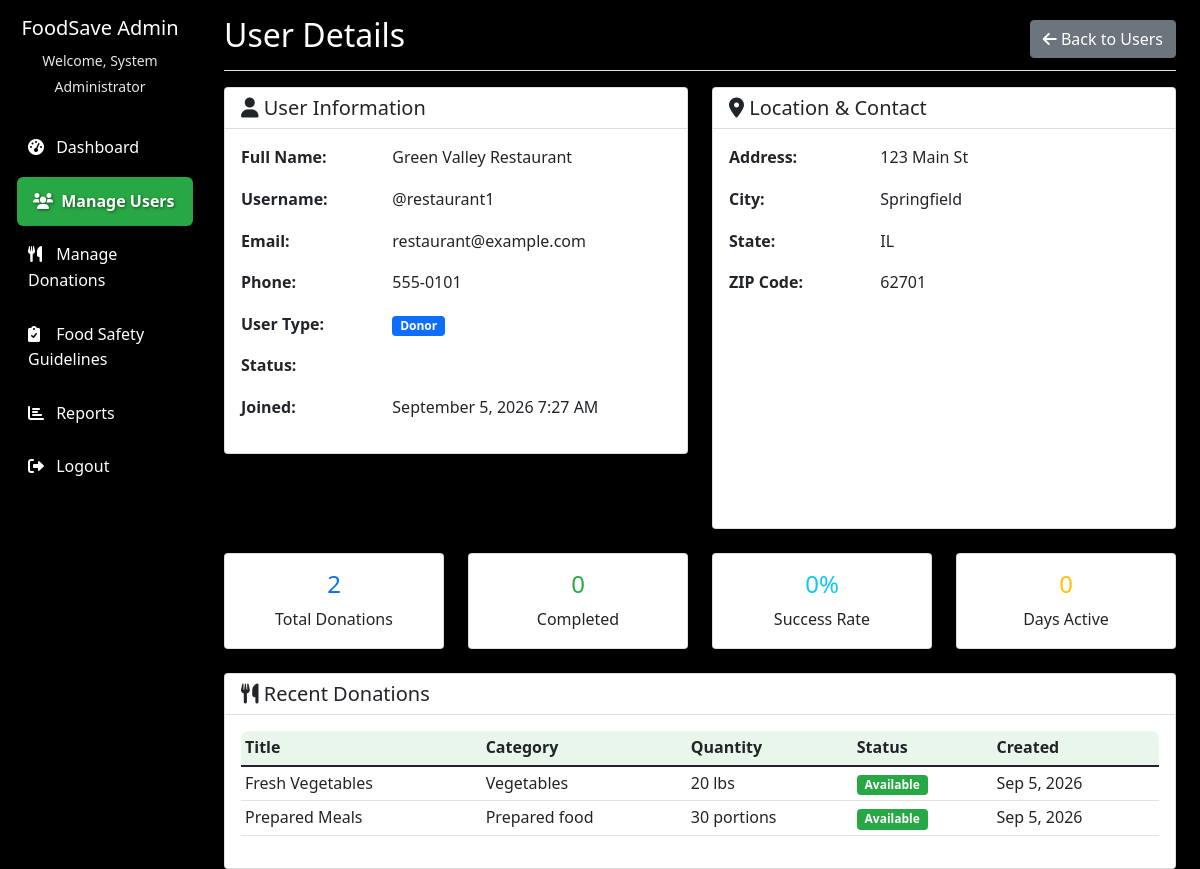
The page /admin/view_user.php?id=2 (signed in) on the database its author committed.
### tables this page shows
CREATE TABLE users (
    id INT AUTO_INCREMENT PRIMARY KEY,
    username VARCHAR(50) UNIQUE NOT NULL,
    email VARCHAR(100) UNIQUE NOT NULL,
    password VARCHAR(255) NOT NULL,
    user_type ENUM('admin', 'donor', 'ngo', 'volunteer', 'driver') NOT NULL,
    full_name VARCHAR(150) NOT NULL,
    organization_name VARCHAR(150),
    phone VARCHAR(20),
    address TEXT,
    city VARCHAR(50),
    state VARCHAR(50),
    zip_code VARCHAR(10),
    status ENUM('active', 'pending', 'inactive') DEFAULT 'pending',
    created_at TIMESTAMP DEFAULT CURRENT_TIMESTAMP,
    updated_at TIMESTAMP DEFAULT CURRENT_TIMESTAMP ON UPDATE CURRENT_TIMESTAMP
);

CREATE TABLE food_donations (
    id INT AUTO_INCREMENT PRIMARY KEY,
    donor_id INT NOT NULL,
    title VARCHAR(100) NOT NULL,
    description TEXT,
    category ENUM('vegetables', 'fruits', 'dairy', 'meat', 'grains', 'prepared_food', 'other') NOT NULL,
    quantity VARCHAR(50) NOT NULL,
    expiration_date DATE NOT NULL,
    pickup_address TEXT NOT NULL,
    pickup_city VARCHAR(50) NOT NULL,
    pickup_state VARCHAR(50) NOT NULL,
    pickup_zip VARCHAR(10) NOT NULL,
    status ENUM('available', 'pending', 'requested', 'picked_up', 'completed', 'cancelled', 'expired') DEFAULT 'available',
    created_at TIMESTAMP DEFAULT CURRENT_TIMESTAMP,
    updated_at TIMESTAMP DEFAULT CURRENT_TIMESTAMP ON UPDATE CURRENT_TIMESTAMP,
    FOREIGN KEY (donor_id) REFERENCES users(id) ON DELETE CASCADE
);

### admin/view_user.php (the view, shortened to what this page needs)
<?php
$user_id = $_GET['id'] ?? null;
try {
    $pdo = getDBConnection();
    $stmt = $pdo->prepare("
        SELECT u.*,
               COUNT(DISTINCT fd.id) as donation_count,
               COUNT(DISTINCT pr.id) as request_count,
               SUM(CASE WHEN fd.status = 'picked_up' THEN 1 ELSE 0 END) as completed_donations,
               SUM(CASE WHEN pr.status = 'completed' THEN 1 ELSE 0 END) as completed_requests
        FROM users u
        LEFT JOIN food_donations fd ON u.id = fd.donor_id
        LEFT JOIN pickup_requests pr ON u.id = pr.ngo_id
        WHERE u.id = ?
        GROUP BY u.id
    ");
    $stmt->execute([$user_id]);
    $user = $stmt->fetch(PDO::FETCH_ASSOC);
    $recent_donations = [];
    if ($user['user_type'] === 'donor') {
        $stmt = $pdo->prepare("
            SELECT * FROM food_donations
            WHERE donor_id = ?
            ORDER BY created_at DESC
            LIMIT 5
        ");
        $stmt->execute([$user_id]);
        $recent_donations = $stmt->fetchAll(PDO::FETCH_ASSOC);
    }
} catch (PDOException $e) {
    $error = 'Database error: ' . $e->getMessage();
}
?>
<!DOCTYPE html>
<html lang="en">
<head>
    <link href="https://cdn.jsdelivr.net/npm/bootstrap@5.1.3/dist/css/bootstrap.min.css" rel="stylesheet">
    <link href="https://cdnjs.cloudflare.com/ajax/libs/font-awesome/6.0.0/css/all.min.css" rel="stylesheet">
    <link href="../assets/css/style.css" rel="stylesheet">
</head>
<body>
    <div class="container-fluid">
        <div class="row">
            <nav class="col-md-3 col-lg-2 d-md-block sidebar collapse">
                <div class="position-sticky pt-3">
                    <div class="text-center mb-4">
                        <h5 class="text-white">FoodSave Admin</h5>
                        <small class="text-muted">Welcome, <?php echo $_SESSION['full_name']; ?></small>
                    </div>
                    <ul class="nav flex-column">
                        <li class="nav-item">
                            <a class="nav-link" href="dashboard.php">
                                <i class="fas fa-tachometer-alt"></i> Dashboard
                            </a>
                        </li>
                        <li class="nav-item">
                            <a class="nav-link active" href="manage_users.php">
                                <i class="fas fa-users"></i> Manage Users
                            </a>
                        </li>
                        <li class="nav-item">
                            <a class="nav-link" href="manage_donations.php">
                                <i class="fas fa-utensils"></i> Manage Donations
                            </a>
                        </li>
                        <li class="nav-item">
                            <a class="nav-link" href="guidelines.php">
                                <i class="fas fa-clipboard-check"></i> Food Safety Guidelines
                            </a>
                        </li>
                        <li class="nav-item">
                            <a class="nav-link" href="reports.php">
                                <i class="fas fa-chart-bar"></i> Reports
                            </a>
                        </li>
                        <li class="nav-item">
                            <a class="nav-link" href="logout.php">
                                <i class="fas fa-sign-out-alt"></i> Logout
                            </a>
                        </li>
                    </ul>
                </div>
            </nav>
            <main class="col-md-9 ms-sm-auto col-lg-10 px-md-4">
                <div class="d-flex justify-content-between flex-wrap flex-md-nowrap align-items-center pt-3 pb-2 mb-3 border-bottom">
                    <h1 class="h2">User Details</h1>
                    <a href="manage_users.php" class="btn btn-secondary">
                        <i class="fas fa-arrow-left"></i> Back to Users
                    </a>
                </div>
                <div class="row">
                    <div class="col-md-6">
                        <div class="card">
                            <div class="card-header">
                                <h5 class="mb-0">
                                    <i class="fas fa-user"></i> User Information
                                </h5>
                            </div>
                            <div class="card-body">
                                <div class="row mb-3">
                                    <div class="col-sm-4"><strong>Full Name:</strong></div>
                                    <div class="col-sm-8"><?php echo htmlspecialchars($user['full_name']); ?></div>
                                </div>
                                <div class="row mb-3">
                                    <div class="col-sm-4"><strong>Username:</strong></div>
                                    <div class="col-sm-8">@<?php echo htmlspecialchars($user['username']); ?></div>
                                </div>
                                <div class="row mb-3">
                                    <div class="col-sm-4"><strong>Email:</strong></div>
                                    <div class="col-sm-8"><?php echo htmlspecialchars($user['email']); ?></div>
                                </div>
                                <div class="row mb-3">
                                    <div class="col-sm-4"><strong>Phone:</strong></div>
                                    <div class="col-sm-8"><?php echo htmlspecialchars($user['phone'] ?: 'Not provided'); ?></div>
                                </div>
                                <div class="row mb-3">
                                    <div class="col-sm-4"><strong>User Type:</strong></div>
                                    <div class="col-sm-8">
                                        <span class="badge bg-<?php echo $user['user_type'] === 'donor' ? 'primary' : 'info'; ?>">
                                            <?php echo ucfirst($user['user_type']); ?>
                                        </span>
                                    </div>
                                </div>
                                <div class="row mb-3">
                                    <div class="col-sm-4"><strong>Status:</strong></div>
                                    <div class="col-sm-8">
                                        <span class="badge status-<?php echo $user['status']; ?>">
                                        </span>
                                    </div>
                                </div>
                                <div class="row mb-3">
                                    <div class="col-sm-4"><strong>Joined:</strong></div>
                                    <div class="col-sm-8"><?php echo date('F j, Y g:i A', strtotime($user['created_at'])); ?></div>
                                </div>
                            </div>
                        </div>
                    </div>
                    <div class="col-md-6">
                        <div class="card">
                            <div class="card-header">
                                <h5 class="mb-0">
                                    <i class="fas fa-map-marker-alt"></i> Location & Contact
                                </h5>
                            </div>
                            <div class="card-body">
                                <div class="row mb-3">
                                    <div class="col-sm-4"><strong>Address:</strong></div>
                                    <div class="col-sm-8"><?php echo htmlspecialchars($user['address'] ?: 'Not provided'); ?></div>
                                </div>
                                <div class="row mb-3">
                                    <div class="col-sm-4"><strong>City:</strong></div>
                                    <div class="col-sm-8"><?php echo htmlspecialchars($user['city'] ?: 'Not provided'); ?></div>
                                </div>
                                <div class="row mb-3">
                                    <div class="col-sm-4"><strong>State:</strong></div>
                                    <div class="col-sm-8"><?php echo htmlspecialchars($user['state'] ?: 'Not provided'); ?></div>
                                </div>
                                <div class="row mb-3">
                                    <div class="col-sm-4"><strong>ZIP Code:</strong></div>
                                    <div class="col-sm-8"><?php echo htmlspecialchars($user['zip_code'] ?: 'Not provided'); ?></div>
                                </div>
                                <?php if ($user['address'] && $user['city'] && $user['state']): ?>
                                <div class="mt-3">
                                    <div id="map" style="height: 200px; border-radius: 5px;"></div>
                                </div>
                                <?php endif; ?>
                            </div>
                        </div>
                    </div>
                </div>
                <div class="row mt-4">
                    <div class="col-md-3">
                        <div class="card text-center">
                            <div class="card-body">
                                <h4 class="text-primary">
                                    <?php echo $user['user_type'] === 'donor' ? $user['donation_count'] : $user['request_count']; ?>
                                </h4>
                                <p class="mb-0">
                                    <?php echo $user['user_type'] === 'donor' ? 'Total Donations' : 'Total Requests'; ?>
                                </p>
                            </div>
                        </div>
                    </div>
                    <div class="col-md-3">
                        <div class="card text-center">
                            <div class="card-body">
                                <h4 class="text-success">
                                    <?php echo $user['user_type'] === 'donor' ? $user['completed_donations'] : $user['completed_requests']; ?>
                                </h4>
                                <p class="mb-0">Completed</p>
                            </div>
                        </div>
                    </div>
                    <div class="col-md-3">
                        <div class="card text-center">
                            <div class="card-body">
                                <h4 class="text-info">
                                    <?php
                                    $success_rate = 0;
                                    $total = $user['user_type'] === 'donor' ? $user['donation_count'] : $user['request_count'];
                                    $completed = $user['user_type'] === 'donor' ? $user['completed_donations'] : $user['completed_requests'];
                                    if ($total > 0) {
                                        $success_rate = round(($completed / $total) * 100);
                                    }
                                    echo $success_rate . '%';
                                    ?>
                                </h4>
                                <p class="mb-0">Success Rate</p>
                            </div>
                        </div>
                    </div>
                    <div class="col-md-3">
                        <div class="card text-center">
                            <div class="card-body">
                                <h4 class="text-warning">
                                    <?php echo round((time() - strtotime($user['created_at'])) / (60 * 60 * 24)); ?>
                                </h4>
                                <p class="mb-0">Days Active</p>
                            </div>
                        </div>
                    </div>
                </div>
                <?php if ($user['user_type'] === 'donor' && !empty($recent_donations)): ?>
                <div class="card mt-4">
                    <div class="card-header">
                        <h5 class="mb-0">
                            <i class="fas fa-utensils"></i> Recent Donations
                        </h5>
                    </div>
                    <div class="card-body">
                        <div class="table-responsive">
                            <table class="table table-sm">
                                <thead>
                                    <tr>
                                        <th>Title</th>
                                        <th>Category</th>
                                        <th>Quantity</th>
                                        <th>Status</th>
                                        <th>Created</th>
                                    </tr>
                                </thead>
                                <tbody>
                                    <?php foreach ($recent_donations as $donation): ?>
                                    <tr>
                                        <td><?php echo htmlspecialchars($donation['title']); ?></td>
                                        <td><?php echo ucfirst(str_replace('_', ' ', $donation['category'])); ?></td>
                                        <td><?php echo htmlspecialchars($donation['quantity']); ?></td>
                                        <td>
                                            <span class="badge status-<?php echo $donation['status']; ?>">
                                                <?php echo ucfirst(str_replace('_', ' ', $donation['status'])); ?>
                                            </span>
                                        </td>
                                        <td><?php echo date('M j, Y', strtotime($donation['created_at'])); ?></td>
                                    </tr>
                                    <?php endforeach; ?>
                                </tbody>
                            </table>
                        </div>
                    </div>
                </div>
                <?php endif; ?>
            </main>
        </div>
    </div>
</body>
</html>

### rows shown on the page
users: full_name "Green Valley Restaurant", username "restaurant1", email "restaurant@example.com", phone "555-0101", user_type "Donor", created_at "September 5, 2026 7:27 AM", address "123 Main St", city "Springfield", state "IL", zip_code "62701"
food_donations: title "Fresh Vegetables", category "Vegetables", quantity "20 lbs", status "Available", created_at "Sep 5, 2026"
food_donations: title "Prepared Meals", category "Prepared food", quantity "30 portions", status "Available", created_at "Sep 5, 2026"

### other values the page prints
$_SESSION['full_name'] "System Administrator"
$user['donation_count'] "2"
$user['completed_donations'] "0"
$success_rate "0"
